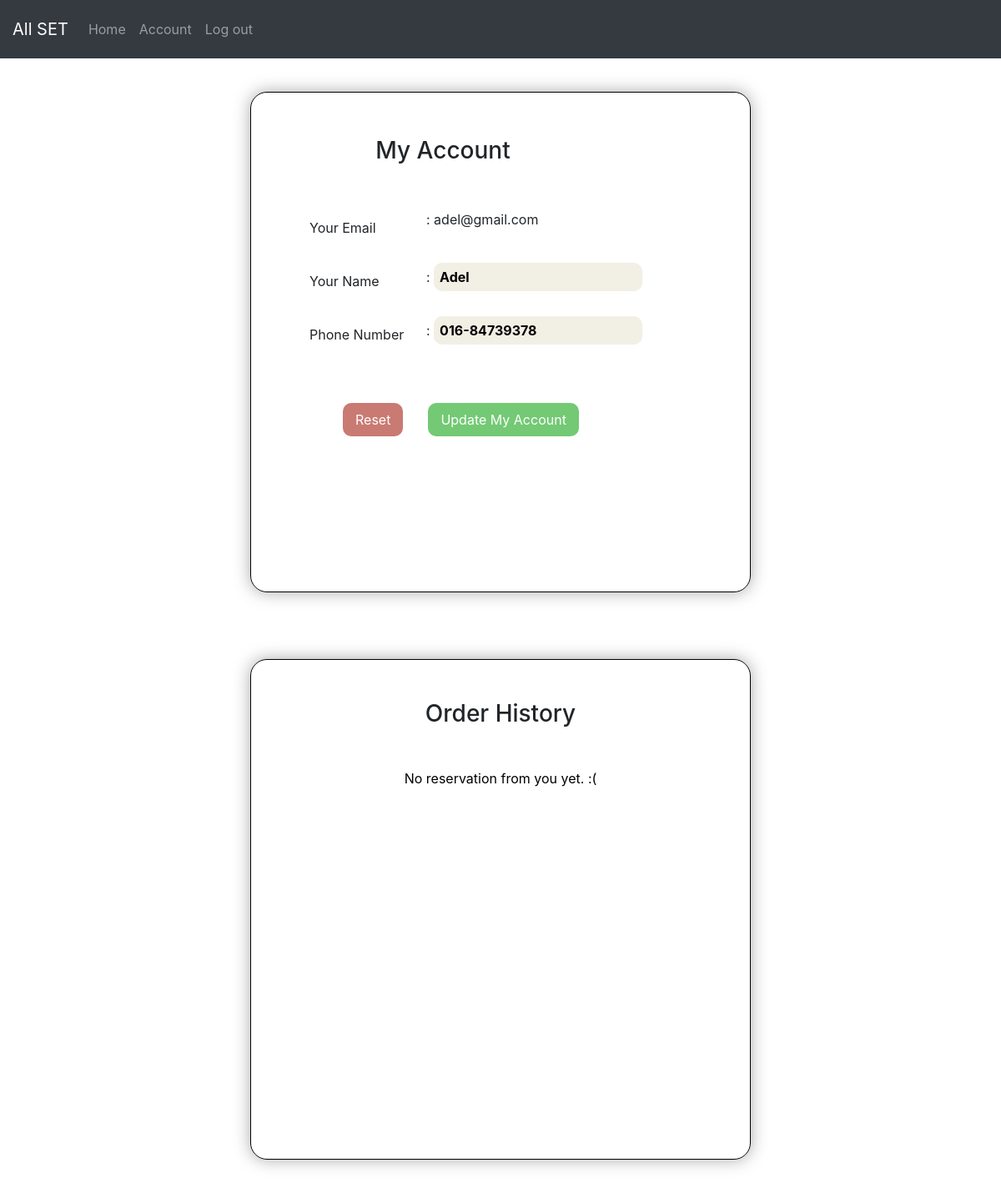
The app's page /my-reservation.php (signed in) with its own data.
### tables this page shows
CREATE TABLE `user` (
  `user_id` int(11) NOT NULL,
  `name` varchar(255) NOT NULL,
  `password` varchar(20) NOT NULL,
  `email` varchar(255) NOT NULL,
  `phone_num` varchar(255) NOT NULL,
  `user_type_id` varchar(20) NOT NULL
);

### my-reservation.php (the view, shortened to what this page needs)
<?php
    include_once 'top-nav.php';
	include_once 'dbConn.php';
	$user_id = $_SESSION['custID'];
	$get_email = "SELECT * FROM `user` WHERE `user_id` = ".$user_id.";";
	$result_email = mysqli_query($conn,$get_email);
	while ($rec = mysqli_fetch_assoc($result_email)) {
		$email = $rec['email'];
	}
?>
<!DOCTYPE html>
<html>
<head>
</head>
<body>
	<div class="main-box">
		<div class="my-account">
			<div class="my-account-box">
				<div class="title-myaccount"><br><br>
					<h3>My Account</h3>
				</div>
				<form method="POST" action="my-reservation.php?action=edit">
					<?php
						$sql = "SELECT * FROM user WHERE email = '".$email."';";
						$result = mysqli_query($conn,$sql);
						$user_id = $name = $password = $email = $phone_num = "";
						while ($record = mysqli_fetch_assoc($result)) {
							$user_id = $record['user_id'];
							$name = $record['name'];
							$email = $record['email'];
							$phone_num = $record['phone_num'];
						}
					?>
					<div class="details">
						<div class="part-detail">
							<div class="label">Your Email</div>
							<div class="data-cust">:
								<?php echo $email; ?>
							</div>
						</div>
						<div class="part-detail">
							<div class="label">Your Name</div>
							<div class="data-cust">:
								<input type="text" name="name" value="<?php echo $name; ?>" required>
							</div>
						</div>
						<div class="part-detail">
							<div class="label">Phone Number </div>
							<div class="data-cust">:
								<input type="text" name="phone-num" value="<?php echo $phone_num; ?>" required>
							</div>
						</div>
					</div>
					<div class="form-button">
						<div class="reset-button">
							<button type="reset" value="Reset">Reset</button>
						</div>
						<div class="update-button">
							<button type="submit" value="edit">Update My Account</button>
						</div>
					</div>
				</form>
			</div>
		</div>
		<div class="order-history">
			<div class="title-order-history"><br><br>
				<h3>Order History</h3>
			</div>
			<div class="table-order-history">
				<?php
					$query = "SELECT * FROM reservation WHERE user_id =".$user_id.";";
					$res = mysqli_query($conn,$query);
					if ($res->num_rows > 0) {
				?>
				<table>
					<tr>
						<th>Reservation ID</th>
						<th>Date and Time</th>
						<th>Action</th>
					</tr>
				<?php
					while ($row = mysqli_fetch_assoc($res)) {
				?>
					<tr>
						<td class="order-id"><a href="my-reservation-receipt.php?resID=<?php echo $row['reservation_id'];?>" style="text-decoration: none; color:black;"><?php echo $row['reservation_id'];?></a></td>
						<td><?php echo $row['reserve_date'];?>&nbsp;<?php echo $row['time'];?></td>
						<td><div class="update-button"><button style="background-color: #4f58d1;"><a href="reservation-detail.php?resID=<?php echo $row['reservation_id'];?>" style="text-decoration: none; color:black">Details</a></button></div></td>
					</tr>
				<?php
					}
				?>
				</table>
				<div class="message">
					<p style="margin-top: 1rem;">You may click any Reservation ID number to check the receipt.</p>
					<p style="text-align: center;">You may click 'Details' button to check your reservation details</p>
				</div>
                <?php }
				else
					echo "<div class = 'message' style='color:black;'><p>No reservation from you yet. :(</p></div>";
				?>
			</div>
		</div>
	</div>
</body>
</html>

### my-reservation.php (style rules this page uses)
body { margin: 0px; padding: 0px; }
.main-box { width: 100%; display: flex; flex-wrap: wrap; justify-content: center; margin-bottom: 50px; }
.my-account { margin: 40px 30px; box-shadow: 0px 0px 20px darkgray; border-radius: 20px; height: 600px; width: 600px; border: 1px solid black; }
.my-account-box, .details { display: flex; flex-direction: column; margin: 5px; margin-left: 30px; }
.details { margin-top: 70px; }
.title-myaccount { text-align: center; height: 55px; width: 400px; }
.part-detail { margin: 10px 0px; display: flex; flex-direction: row; }
.label { width: 150px; padding: 10px; }
.data-cust { width: 300px; }
.data-cust input { color: black; font-weight: bold; width: 250px; background-color: #f2efe4; border: 1px transparent; border-radius: 10px; padding: 5px 7px; }
.form-button { margin: 50px; display: flex; flex-direction: row; }
.reset-button button, .update-button button { height: 40px; border: 1px transparent; border-radius: 10px; padding: 0px 15px; margin-left: 30px; color: white; transition-duration: 0.3s; }
.reset-button button { background-color: #c97a73; }
.update-button button { background-color: #73c974; }
.order-history { margin: 40px 30px; border: 1px solid black; border-radius: 20px; box-shadow: 0px 0px 20px darkgray; width: 600px; height: 600px; display: flex; flex-direction: column; }
.title-order-history { padding-bottom: 10px; text-align: center; }
.table-order-history { display: flex; flex-wrap: wrap; justify-content: center; margin-top: 30px; margin-left: 20px; margin-right: 20px; overflow-y:auto; }

### records on screen
user: email "adel@gmail.com", name "Adel", phone-num "016-84739378"
